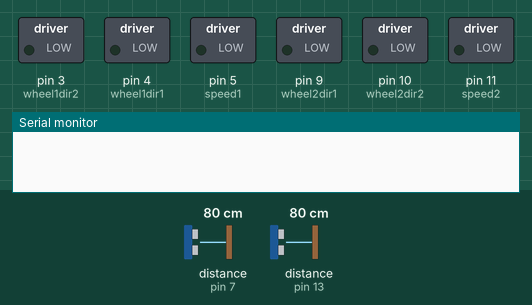
Recording of a sketch running on a simulated Arduino Uno, built with avr-gcc and run on an emulated ATmega328P. Parts: switched loads named in the sketch (green lamp = pin HIGH), the last lines printed to the serial monitor. Wiring (inferred from the names in the program): 2 × ultrasonic range finder: trigger pin 6, echo pin 7 / trigger pin 12, echo pin 13. Inputs (shaded band) come from the test bench; at power-on: distance to the obstacle (sensors on pin 7, pin 13) 80 cm. The echo pulse lasts 58.3 µs per cm; pins used as bus, display or sensor lines are not drawn. At 1.7 s the program stops and its outputs stay as they are.

Above: at 1.4 s.
1.5 s: distance to the obstacle (sensor on pin 7) set to 2 cm
At 2.8 s:
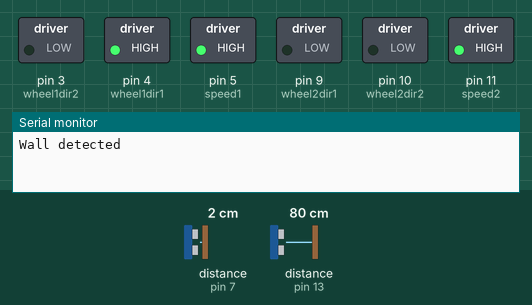
Timing chart, 0 to 3.2 s (numbered marks = the images above; inputs shaded):
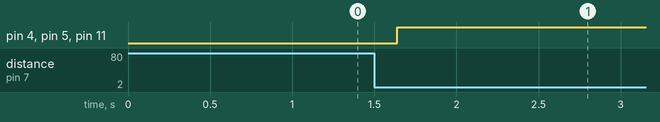

Measured:
- after the input at 1.5 s, pin 4 (wheel1dir1), pin 5 (speed1), pin 11 (speed2): LOW → HIGH after 0.14 s

The sketch:

L293D_Motor_driver_along_with_HCSR-04_UV_sensor.ino
```cpp
int speed1=5;
int wheel1dir1=4;
int wheel1dir2=3;
int speed2=11;
int wheel2dir1=9;
int wheel2dir2=10;
int s1trigpin=12;
int s1echopin=13;
int s2trigpin=6;
int s2echopin=7;
int d1,d2,t1,t2;

void setup()
{
  pinMode(speed1, OUTPUT);
  pinMode(wheel1dir1, OUTPUT);
  pinMode(wheel1dir2, OUTPUT);

  pinMode(speed2, OUTPUT);
  pinMode(wheel2dir1, OUTPUT);
  pinMode(wheel2dir2, OUTPUT);

  pinMode(s1trigpin, OUTPUT);
  pinMode(s1echopin, INPUT);

  pinMode(s2trigpin, OUTPUT);
  pinMode(s2echopin, INPUT);

  Serial.begin(9600);
}

void loop()
{
digitalWrite(s1trigpin, LOW);
delay(200);
digitalWrite(s1trigpin, HIGH);
delayMicroseconds(200);

  digitalWrite(s1trigpin, LOW);

t1= pulseIn(s1echopin, HIGH);
d1= (t1*(0.034))/2;

digitalWrite(s2trigpin, LOW);
delay(200);
digitalWrite(s2trigpin, HIGH);
delayMicroseconds(200);

  digitalWrite(s2trigpin, LOW);

   t2=pulseIn(s2echopin, HIGH);
   d2=t2*0.034/2;

if(d1<=50 || d2<=50)
{
  Serial.println("Wall detected");
  if(d1<d2)
  {
    while(d1!=d2)
    {
      digitalWrite(wheel1dir1, LOW);
      digitalWrite(wheel1dir2, LOW);
      analogWrite(speed1,255);

      digitalWrite(wheel2dir1, HIGH);
      digitalWrite(wheel2dir2, LOW);
      analogWrite(speed2,255);
    }
  }
  if(d2<d1)
  {
    while(d2!=d1)
    {
      digitalWrite(wheel1dir1, HIGH);
      digitalWrite(wheel1dir2, LOW);
      analogWrite(speed1,255);

      digitalWrite(wheel2dir1, LOW);
      digitalWrite(wheel2dir2, LOW);
      analogWrite(speed2,255);
    }
  }

  while(d1!=20 && d2!=20)
  {
  digitalWrite(wheel1dir1, HIGH);
  digitalWrite(wheel1dir2, LOW);
  analogWrite(speed1,255);

  digitalWrite(wheel2dir1, LOW);
  digitalWrite(wheel2dir2, HIGH);
  analogWrite(speed2,255);
  }

  if(d1==20 && d2==20)
  {
    digitalWrite(wheel1dir1, LOW);
    digitalWrite(wheel1dir2, LOW);
    analogWrite(speed1,0);

    digitalWrite(wheel2dir1, LOW);
    digitalWrite(wheel2dir2, LOW);
    analogWrite(speed2,0);
  }
}
}
```
